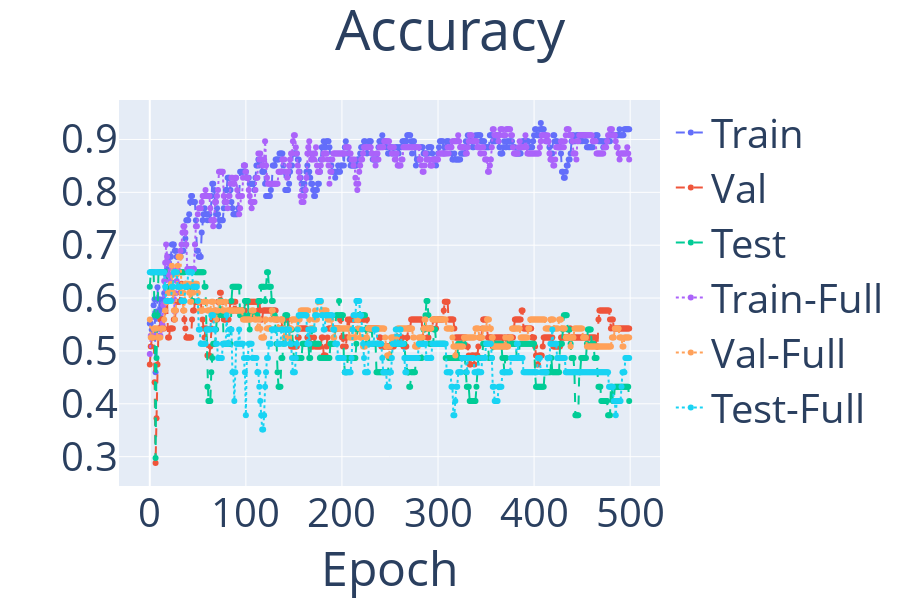

Notebook code cell kept with this figure:
### Markdown cell above
### Next todo: 
- Try to narrow down the neighborhoods for binary loss
- how performance is different per node; is it better classified with more nodes of different class

### Backlog
- Add more datasets
- Try just binary loss and adopt it to predict a class of a single node 
- Try triples of nodes
- Change binary loss to similarity loss so that embeddings of the nodes with the same labels are close to each other

### Code cell
# plot_interactive([metrics_unary_only, metrics_full], ['Train', 'Val', 'Test'], title='Loss', metric_name='loss')
plot_interactive([metrics_unary_only, metrics_full], ['Train', 'Val', 'Test', 'Train-Full', 'Val-Full', 'Test-Full'], title='Accuracy', metric_name='acc')

### Figure 1 — Plotly figure (JSON) as saved in the notebook; plotly's stock layout.template omitted (floating-point values rounded to 4 significant figures; data arrays with more than 128 entries replaced by an {"elided": "..."} marker saying what was removed)
{"data": [{"line": {"dash": "dash"}, "mode": "lines+markers", "name": "Train", "type": "scatter", "x": {"elided": "500 int values"}, "y": {"elided": "500 float values"}}, {"line": {"dash": "dash"}, "mode": "lines+markers", "name": "Val", "type": "scatter", "x": {"elided": "500 int values"}, "y": {"elided": "500 float values"}}, {"line": {"dash": "dash"}, "mode": "lines+markers", "name": "Test", "type": "scatter", "x": {"elided": "500 int values"}, "y": {"elided": "500 float values"}}, {"line": {"dash": "dot"}, "mode": "lines+markers", "name": "Train-Full", "type": "scatter", "x": {"elided": "500 int values"}, "y": {"elided": "500 float values"}}, {"line": {"dash": "dot"}, "mode": "lines+markers", "name": "Val-Full", "type": "scatter", "x": {"elided": "500 int values"}, "y": {"elided": "500 float values"}}, {"line": {"dash": "dot"}, "mode": "lines+markers", "name": "Test-Full", "type": "scatter", "x": {"elided": "500 int values"}, "y": {"elided": "500 float values"}}], "layout": {"font": {"size": 40}, "height": 600, "title": {"text": "Accuracy", "x": 0.5}, "xaxis": {"title": {"text": "Epoch"}}, "yaxis": {"title": {"text": ""}}}}
